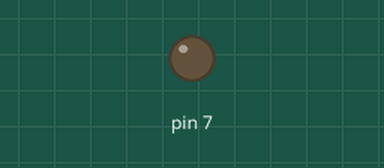
This sketch was run on a simulated Arduino Uno, built with avr-gcc and run on an emulated ATmega328P. Shown: output pins drawn as LEDs (lit = HIGH). Dashed ring = blinking. At 4.0 s the program stops and its outputs stay as they are.

Above: at 0.5 s.
At 2.35 s:
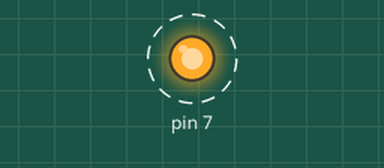
Timing chart, 0 to 3.0 s (numbered marks = the images above):
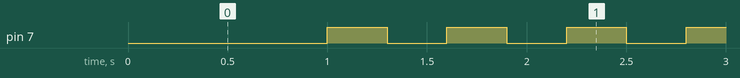

The sketch:

05_practice_2.ino
```cpp
void setup() {
  pinMode(7, OUTPUT);
  digitalWrite(7, HIGH);
}

void loop() {
  digitalWrite(7, LOW);
  delay(1000);
  for(int i = 0; i<5; i++){
    digitalWrite(7, HIGH);
    delay(300);
    digitalWrite(7, LOW);
    delay(300);
  }
  digitalWrite(7, HIGH);
  while(1){
  }
}
```

Measured:
- by itself, pin 7: alternates HIGH for 0.30 s and LOW for 0.30 s, 11 changes in all, then stays HIGH
